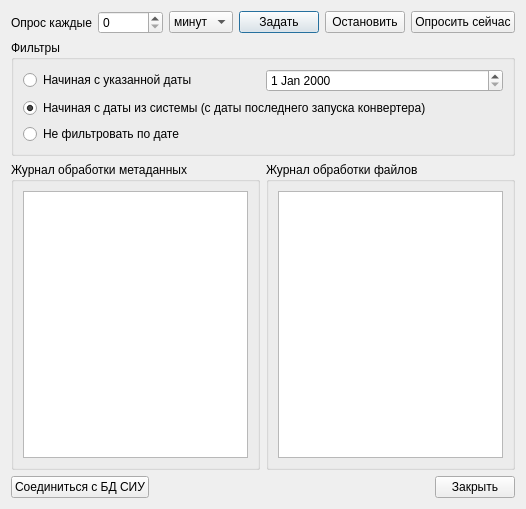
<?xml version="1.0" encoding="UTF-8"?>
<ui version="4.0">
 <class>db_synchronizer_form</class>
 <widget class="QDialog" name="db_synchronizer_form">
  <property name="geometry">
   <rect>
    <x>0</x>
    <y>0</y>
    <width>526</width>
    <height>509</height>
   </rect>
  </property>
  <property name="windowTitle">
   <string>БД СИУ ---&gt; DynamicDocs Server (версия 0.1 beta)</string>
  </property>
  <layout class="QGridLayout" name="gridLayout">
   <item row="0" column="0" colspan="2">
    <layout class="QHBoxLayout" name="horizontalLayout">
     <item>
      <widget class="QLabel" name="label">
       <property name="sizePolicy">
        <sizepolicy hsizetype="Minimum" vsizetype="Preferred">
         <horstretch>0</horstretch>
         <verstretch>0</verstretch>
        </sizepolicy>
       </property>
       <property name="text">
        <string>Опрос каждые</string>
       </property>
      </widget>
     </item>
     <item>
      <widget class="QSpinBox" name="sbTimer">
       <property name="sizePolicy">
        <sizepolicy hsizetype="Expanding" vsizetype="Fixed">
         <horstretch>0</horstretch>
         <verstretch>0</verstretch>
        </sizepolicy>
       </property>
      </widget>
     </item>
     <item>
      <widget class="QComboBox" name="cbInterval">
       <item>
        <property name="text">
         <string>минут</string>
        </property>
       </item>
       <item>
        <property name="text">
         <string>часов</string>
        </property>
       </item>
       <item>
        <property name="text">
         <string>дней</string>
        </property>
       </item>
      </widget>
     </item>
     <item>
      <widget class="QPushButton" name="pbSetTimer">
       <property name="text">
        <string>Задать</string>
       </property>
      </widget>
     </item>
     <item>
      <widget class="QPushButton" name="pbStopTimer">
       <property name="text">
        <string>Остановить</string>
       </property>
      </widget>
     </item>
     <item>
      <widget class="QPushButton" name="pbQueryNow">
       <property name="text">
        <string>Опросить сейчас</string>
       </property>
      </widget>
     </item>
    </layout>
   </item>
   <item row="2" column="0">
    <widget class="QGroupBox" name="gbMetadata">
     <property name="title">
      <string>Журнал обработки метаданных</string>
     </property>
     <layout class="QGridLayout" name="gridLayout_4">
      <item row="0" column="0">
       <widget class="QTextEdit" name="teLog"/>
      </item>
     </layout>
    </widget>
   </item>
   <item row="2" column="1">
    <widget class="QGroupBox" name="gbLogFile">
     <property name="title">
      <string>Журнал обработки файлов</string>
     </property>
     <layout class="QGridLayout" name="gridLayout_3">
      <item row="0" column="0">
       <widget class="QTextEdit" name="teLogFile"/>
      </item>
     </layout>
    </widget>
   </item>
   <item row="4" column="0" colspan="2">
    <layout class="QHBoxLayout" name="horizontalLayout_2">
     <item>
      <widget class="QPushButton" name="pbSIUConnect">
       <property name="text">
        <string>Соединиться с БД СИУ</string>
       </property>
      </widget>
     </item>
     <item>
      <spacer name="horizontalSpacer">
       <property name="orientation">
        <enum>Qt::Horizontal</enum>
       </property>
       <property name="sizeHint" stdset="0">
        <size>
         <width>40</width>
         <height>20</height>
        </size>
       </property>
      </spacer>
     </item>
     <item>
      <widget class="QPushButton" name="pbCancel">
       <property name="text">
        <string>Закрыть</string>
       </property>
      </widget>
     </item>
    </layout>
   </item>
   <item row="1" column="0" colspan="2">
    <widget class="QGroupBox" name="gbFilter">
     <property name="title">
      <string>Фильтры</string>
     </property>
     <layout class="QVBoxLayout" name="verticalLayout">
      <item>
       <layout class="QHBoxLayout" name="horizontalLayout_3">
        <item>
         <widget class="QRadioButton" name="rbDate">
          <property name="text">
           <string>Начиная с указанной даты</string>
          </property>
         </widget>
        </item>
        <item>
         <widget class="QDateEdit" name="deDate"/>
        </item>
       </layout>
      </item>
      <item>
       <widget class="QRadioButton" name="rbSysDate">
        <property name="text">
         <string>Начиная с даты из системы (с даты последнего запуска конвертера)</string>
        </property>
        <property name="checked">
         <bool>true</bool>
        </property>
       </widget>
      </item>
      <item>
       <widget class="QRadioButton" name="rbNoFilter">
        <property name="text">
         <string>Не фильтровать по дате</string>
        </property>
       </widget>
      </item>
     </layout>
    </widget>
   </item>
  </layout>
 </widget>
 <resources/>
 <connections/>
</ui>
